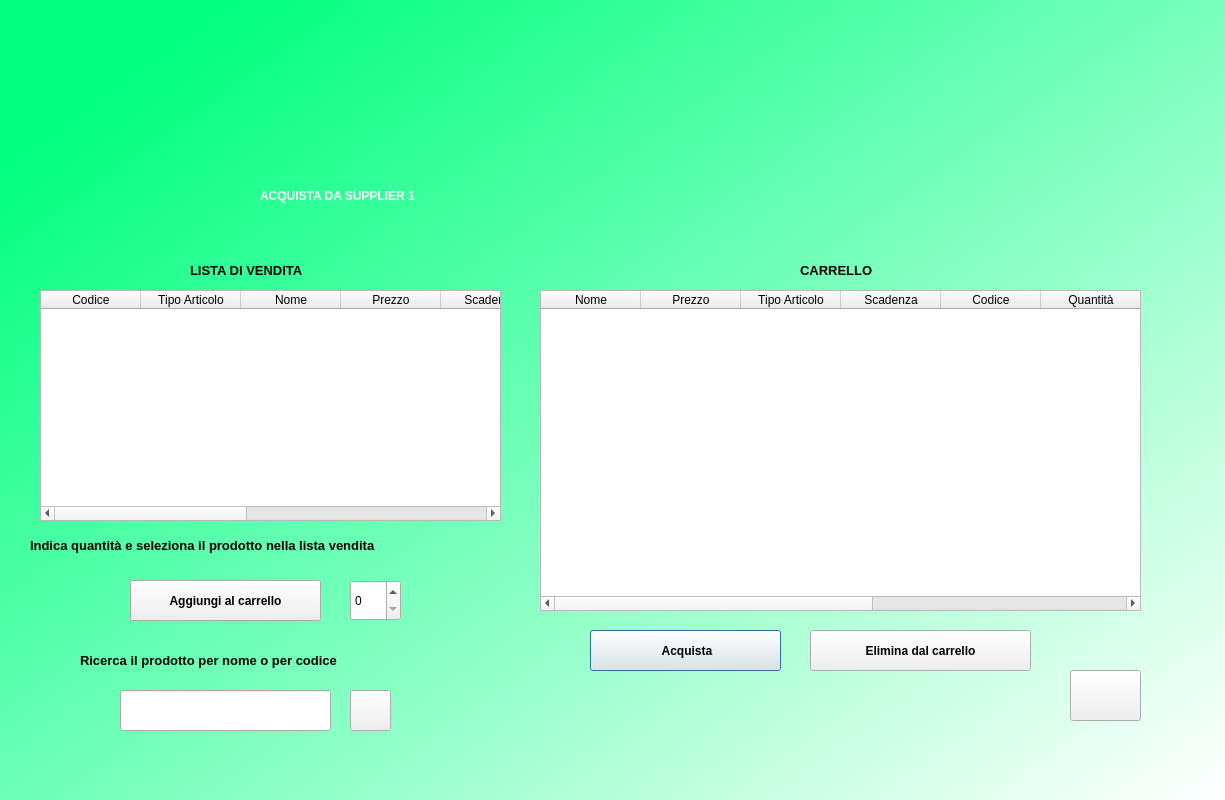
<?xml version="1.0" encoding="UTF-8"?>
<ui version="4.0">
 <class>DialogSupplFirst</class>
 <widget class="QDialog" name="DialogSupplFirst">
  <property name="geometry">
   <rect>
    <x>0</x>
    <y>0</y>
    <width>1225</width>
    <height>800</height>
   </rect>
  </property>
  <property name="windowTitle">
   <string>Dialog</string>
  </property>
  <property name="styleSheet">
   <string notr="true">QWidget#DialogSupplFirst{
background-color:qlineargradient(spread:pad, x1:0.058, y1:0.136364, x2:1, y2:1, stop:0 rgba(0, 255, 127, 255), stop:1 rgba(255, 255, 255, 255));}</string>
  </property>
  <widget class="QLabel" name="label">
   <property name="geometry">
    <rect>
     <x>260</x>
     <y>150</y>
     <width>791</width>
     <height>91</height>
    </rect>
   </property>
   <property name="styleSheet">
    <string notr="true">font: 36pt &quot;MS Shell Dlg 2&quot;;color:rgb(255, 255, 255);
font-weight:bold;
</string>
   </property>
   <property name="text">
    <string>ACQUISTA DA SUPPLIER 1</string>
   </property>
  </widget>
  <widget class="QPushButton" name="acquistaBtn">
   <property name="geometry">
    <rect>
     <x>590</x>
     <y>630</y>
     <width>191</width>
     <height>41</height>
    </rect>
   </property>
   <property name="cursor">
    <cursorShape>PointingHandCursor</cursorShape>
   </property>
   <property name="styleSheet">
    <string notr="true">font: 75 8pt &quot;MS Shell Dlg 2&quot;;
font-weight:bold;</string>
   </property>
   <property name="text">
    <string> Acquista</string>
   </property>
   <property name="icon">
    <iconset>
     <normaloff>img/euro.png</normaloff>img/euro.png</iconset>
   </property>
  </widget>
  <widget class="QPushButton" name="eliminaprodcarrellobtn">
   <property name="geometry">
    <rect>
     <x>810</x>
     <y>630</y>
     <width>221</width>
     <height>41</height>
    </rect>
   </property>
   <property name="styleSheet">
    <string notr="true">font: 75 8pt &quot;MS Shell Dlg 2&quot;;
font-weight:bold;</string>
   </property>
   <property name="text">
    <string>Elimina dal carrello</string>
   </property>
   <property name="icon">
    <iconset>
     <normaloff>img/remove.png</normaloff>img/remove.png</iconset>
   </property>
   <property name="iconSize">
    <size>
     <width>22</width>
     <height>22</height>
    </size>
   </property>
  </widget>
  <widget class="QPushButton" name="mettinelcarrelloBtn">
   <property name="geometry">
    <rect>
     <x>130</x>
     <y>580</y>
     <width>191</width>
     <height>41</height>
    </rect>
   </property>
   <property name="cursor">
    <cursorShape>PointingHandCursor</cursorShape>
   </property>
   <property name="styleSheet">
    <string notr="true">font: 75 8pt &quot;MS Shell Dlg 2&quot;;
font-weight:bold;</string>
   </property>
   <property name="text">
    <string>Aggiungi al carrello</string>
   </property>
   <property name="icon">
    <iconset>
     <normaloff>img/order.png</normaloff>img/order.png</iconset>
   </property>
   <property name="iconSize">
    <size>
     <width>22</width>
     <height>16</height>
    </size>
   </property>
  </widget>
  <widget class="QPushButton" name="homeBtn">
   <property name="geometry">
    <rect>
     <x>1070</x>
     <y>670</y>
     <width>71</width>
     <height>51</height>
    </rect>
   </property>
   <property name="cursor">
    <cursorShape>PointingHandCursor</cursorShape>
   </property>
   <property name="text">
    <string/>
   </property>
   <property name="icon">
    <iconset>
     <normaloff>img/home.png</normaloff>img/home.png</iconset>
   </property>
   <property name="iconSize">
    <size>
     <width>30</width>
     <height>30</height>
    </size>
   </property>
  </widget>
  <widget class="QLabel" name="label_2">
   <property name="geometry">
    <rect>
     <x>-10</x>
     <y>0</y>
     <width>1271</width>
     <height>231</height>
    </rect>
   </property>
   <property name="text">
    <string/>
   </property>
   <property name="pixmap">
    <pixmap>img/farmaciaa.jpg</pixmap>
   </property>
   <property name="scaledContents">
    <bool>true</bool>
   </property>
  </widget>
  <widget class="QTableWidget" name="VenditaTable">
   <property name="geometry">
    <rect>
     <x>40</x>
     <y>290</y>
     <width>461</width>
     <height>231</height>
    </rect>
   </property>
   <column>
    <property name="text">
     <string>Codice</string>
    </property>
   </column>
   <column>
    <property name="text">
     <string>Tipo Articolo</string>
    </property>
   </column>
   <column>
    <property name="text">
     <string>Nome</string>
    </property>
   </column>
   <column>
    <property name="text">
     <string>Prezzo</string>
    </property>
   </column>
   <column>
    <property name="text">
     <string>Scadenza</string>
    </property>
   </column>
   <column>
    <property name="text">
     <string>Dosaggio</string>
    </property>
   </column>
   <column>
    <property name="text">
     <string>Ricetta</string>
    </property>
   </column>
   <column>
    <property name="text">
     <string>Minsan</string>
    </property>
   </column>
   <column>
    <property name="text">
     <string>Giacenza</string>
    </property>
   </column>
  </widget>
  <widget class="QLabel" name="showdate_3">
   <property name="geometry">
    <rect>
     <x>190</x>
     <y>240</y>
     <width>181</width>
     <height>61</height>
    </rect>
   </property>
   <property name="font">
    <font>
     <family>MS Shell Dlg 2</family>
     <pointsize>10</pointsize>
     <weight>75</weight>
     <italic>false</italic>
     <bold>true</bold>
    </font>
   </property>
   <property name="styleSheet">
    <string notr="true">font: 75 10pt &quot;MS Shell Dlg 2&quot;;
font-weight:bold;</string>
   </property>
   <property name="text">
    <string>LISTA DI VENDITA</string>
   </property>
  </widget>
  <widget class="QTableWidget" name="CarrelloTable">
   <property name="geometry">
    <rect>
     <x>540</x>
     <y>290</y>
     <width>601</width>
     <height>321</height>
    </rect>
   </property>
   <column>
    <property name="text">
     <string>Nome</string>
    </property>
   </column>
   <column>
    <property name="text">
     <string>Prezzo</string>
    </property>
   </column>
   <column>
    <property name="text">
     <string>Tipo Articolo</string>
    </property>
   </column>
   <column>
    <property name="text">
     <string>Scadenza</string>
    </property>
   </column>
   <column>
    <property name="text">
     <string>Codice</string>
    </property>
   </column>
   <column>
    <property name="text">
     <string>Quantità</string>
    </property>
   </column>
   <column>
    <property name="text">
     <string>Ricetta</string>
    </property>
   </column>
   <column>
    <property name="text">
     <string>Minsan</string>
    </property>
   </column>
   <column>
    <property name="text">
     <string>Dosaggio</string>
    </property>
   </column>
  </widget>
  <widget class="QLabel" name="showdate_4">
   <property name="geometry">
    <rect>
     <x>800</x>
     <y>240</y>
     <width>101</width>
     <height>61</height>
    </rect>
   </property>
   <property name="font">
    <font>
     <family>MS Shell Dlg 2</family>
     <pointsize>10</pointsize>
     <weight>75</weight>
     <italic>false</italic>
     <bold>true</bold>
    </font>
   </property>
   <property name="styleSheet">
    <string notr="true">font: 75 10pt &quot;MS Shell Dlg 2&quot;;
font-weight:bold;</string>
   </property>
   <property name="text">
    <string>CARRELLO</string>
   </property>
  </widget>
  <widget class="QLabel" name="ricercaclientilabel">
   <property name="geometry">
    <rect>
     <x>80</x>
     <y>630</y>
     <width>361</width>
     <height>61</height>
    </rect>
   </property>
   <property name="font">
    <font>
     <family>MS Shell Dlg 2</family>
     <pointsize>10</pointsize>
     <weight>75</weight>
     <italic>false</italic>
     <bold>true</bold>
    </font>
   </property>
   <property name="styleSheet">
    <string notr="true">font: 75 10pt &quot;MS Shell Dlg 2&quot;;
font-weight:bold;</string>
   </property>
   <property name="text">
    <string>Ricerca il prodotto per nome o per codice</string>
   </property>
  </widget>
  <widget class="QLineEdit" name="ricercaprodottoLE">
   <property name="geometry">
    <rect>
     <x>120</x>
     <y>690</y>
     <width>211</width>
     <height>41</height>
    </rect>
   </property>
  </widget>
  <widget class="QPushButton" name="Ricercaprodottobtn">
   <property name="geometry">
    <rect>
     <x>350</x>
     <y>690</y>
     <width>41</width>
     <height>41</height>
    </rect>
   </property>
   <property name="cursor">
    <cursorShape>PointingHandCursor</cursorShape>
   </property>
   <property name="text">
    <string/>
   </property>
   <property name="icon">
    <iconset>
     <normaloff>img/lens.png</normaloff>img/lens.png</iconset>
   </property>
   <property name="iconSize">
    <size>
     <width>30</width>
     <height>30</height>
    </size>
   </property>
  </widget>
  <widget class="QLabel" name="ricercaclientilabel_2">
   <property name="geometry">
    <rect>
     <x>30</x>
     <y>510</y>
     <width>491</width>
     <height>71</height>
    </rect>
   </property>
   <property name="font">
    <font>
     <family>MS Shell Dlg 2</family>
     <pointsize>10</pointsize>
     <weight>75</weight>
     <italic>false</italic>
     <bold>true</bold>
    </font>
   </property>
   <property name="styleSheet">
    <string notr="true">font: 75 10pt &quot;MS Shell Dlg 2&quot;;
font-weight:bold;</string>
   </property>
   <property name="text">
    <string>Indica quantità e seleziona il prodotto nella lista vendita</string>
   </property>
  </widget>
  <widget class="QSpinBox" name="spinquantitaBox">
   <property name="geometry">
    <rect>
     <x>350</x>
     <y>580</y>
     <width>51</width>
     <height>41</height>
    </rect>
   </property>
  </widget>
  <zorder>acquistaBtn</zorder>
  <zorder>eliminaprodcarrellobtn</zorder>
  <zorder>mettinelcarrelloBtn</zorder>
  <zorder>homeBtn</zorder>
  <zorder>label_2</zorder>
  <zorder>label</zorder>
  <zorder>VenditaTable</zorder>
  <zorder>showdate_3</zorder>
  <zorder>CarrelloTable</zorder>
  <zorder>showdate_4</zorder>
  <zorder>ricercaclientilabel</zorder>
  <zorder>ricercaprodottoLE</zorder>
  <zorder>Ricercaprodottobtn</zorder>
  <zorder>ricercaclientilabel_2</zorder>
  <zorder>spinquantitaBox</zorder>
 </widget>
 <resources/>
 <connections/>
</ui>
